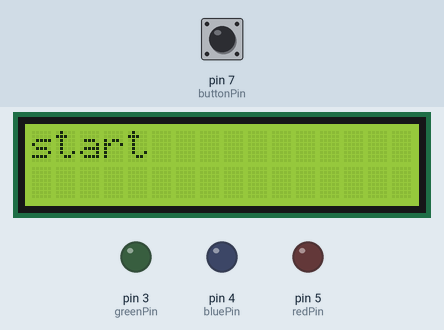
Recording of a sketch running on a simulated Arduino Uno, built with avr-gcc and run on an emulated ATmega328P. Parts: 16×2 character LCD, output pins drawn as LEDs (lit = HIGH). The inputs (shaded band) are chosen by the test bench; at power-on: pin 7 (buttonPin) LOW. Random numbers use the default seed unless the sketch sets one; what the sketch prints to the serial monitor is not drawn.

Above: at 1.2 s.
1.3 s: pin 7 (buttonPin) pulled HIGH for 3.2 s
At 2.1 s:
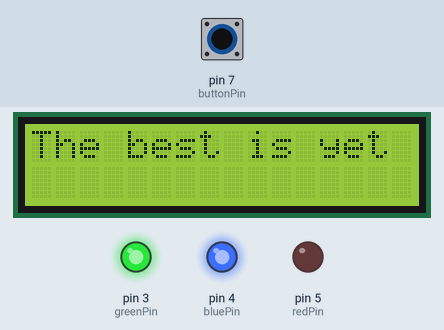
7.5 s: pin 7 (buttonPin) pulled HIGH for 0.15 s
At 7.8 s:
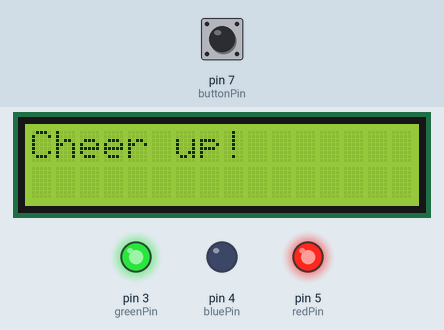
10.6 s: pin 7 (buttonPin) pulled HIGH for 1 s
At 11.7 s:
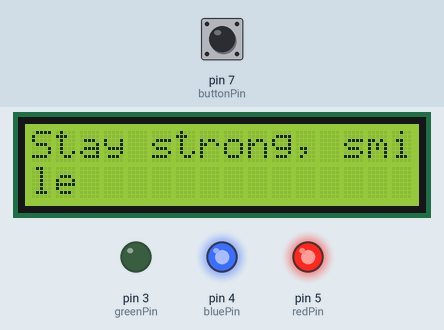
14.6 s: pin 7 (buttonPin) pulled HIGH for 0.15 s
At 16.0 s:
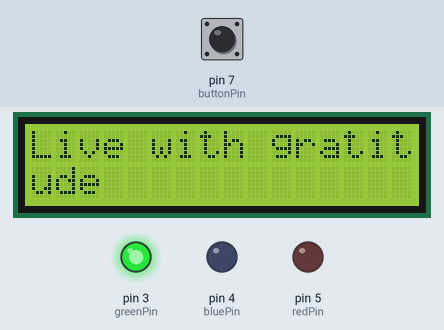
17.7 s: pin 7 (buttonPin) pulled HIGH for 0.15 s
At 18.3 s:
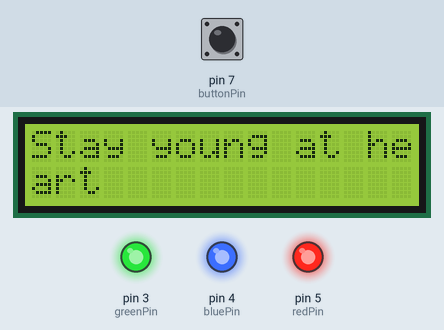
20.8 s: pin 7 (buttonPin) pulled HIGH for 1 s
At 21.8 s:
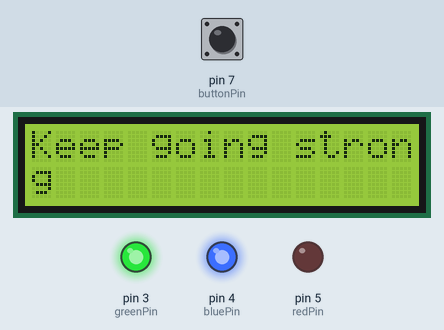
Timing chart, 0 to 23.8 s (numbered marks = the images above; inputs shaded):
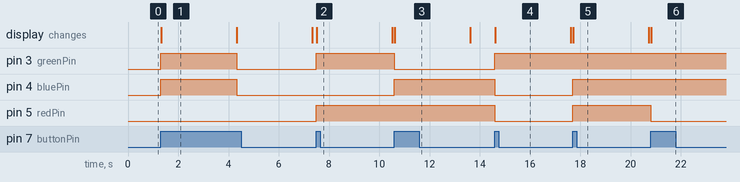

The sketch:

LCD-Print.ino
```cpp
#include <LiquidCrystal_I2C.h>

LiquidCrystal_I2C lcd(0x27, 16, 2);

int buttonPin = 7;

int greenPin = 3;
int bluePin = 4;
int redPin = 5;

String messages[] = {
  "Stay strong, smile",
  "Cheer up!",
  "Never give up!",
  "Aging is not 'lost",
  "You're amazing!",
  "Believe in yourself",
  "Enjoy your moment",
  "The best is yet",
  "Keep going strong",
  "Live with gratitude",
  "Age is opportunity",
  "Stay young at heart",
  "Cherish every day",
  "I love you!"
};

void setup()
{
  Serial.begin(9600);

  pinMode(buttonPin, INPUT);

  pinMode(greenPin, OUTPUT);
  pinMode(bluePin, OUTPUT);
  pinMode(redPin, OUTPUT);

  lcd.init();
  lcd.backlight();
  lcd.setCursor(0, 0);
  lcd.print("start");
}

void loop()
{
  int readValue = digitalRead(buttonPin);

  if (readValue == HIGH)
  {
    displayRandomMessage();
  }
}

void displayRandomMessage()
{
  // 랜덤하게 배열에서 하나의 문구를 선택
  int randomIndex = random(0, sizeof(messages) / sizeof(messages[0]));
  String message = messages[randomIndex];

  digitalWrite(greenPin, random(2));
  digitalWrite(bluePin, random(2));
  digitalWrite(redPin, random(2));

  lcd.setCursor(0, 0);
  lcd.print(message.substring(0, 16));
  lcd.setCursor(0, 1);
  lcd.print(message.substring(16));

  Serial.println("Random Message: " + message);

  delay(3000);
  lcd.clear();
}
```

Measured:
- after the input at 1.3 s, pin 3 (greenPin), pin 4 (bluePin): LOW → HIGH at once, → LOW 3.0 s later; the display: changes at once (image 1)
- after the input at 7.5 s, pin 3 (greenPin), pin 5 (redPin): LOW → HIGH at once; the display: changes at once (image 2)
- after the input at 10.6 s, pin 3 (greenPin): HIGH → LOW at once; pin 4 (bluePin): LOW → HIGH at once; the display: changes at once (image 3)
- after the input at 14.6 s, pin 3 (greenPin): LOW → HIGH at once; pin 4 (bluePin), pin 5 (redPin): HIGH → LOW at once; the display: changes at once (image 4)
- after the input at 17.7 s, pin 4 (bluePin), pin 5 (redPin): LOW → HIGH at once; the display: changes at once (image 5)
- after the input at 20.8 s, pin 5 (redPin): HIGH → LOW at once; the display: changes at once (image 6)
- what the display in image 1 shows lasts 3.0 s, from 1.3 s to 4.3 s
